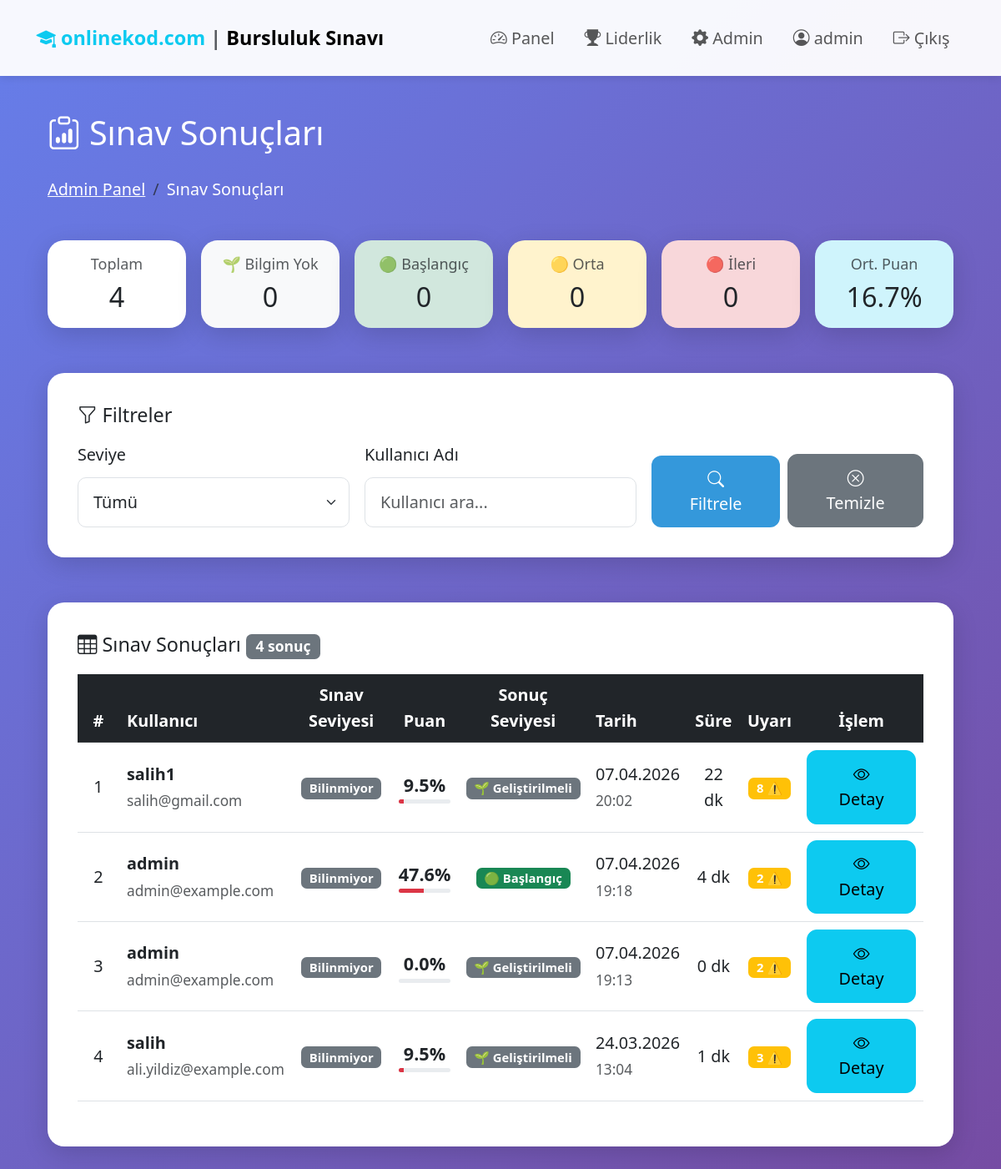
Page /admin/exam-results (signed in) on the committed database.
### models.py (models this page shows, shortened)
class User(UserMixin, db.Model):
    id = db.Column(db.Integer, primary_key=True)
    username = db.Column(db.String(80), unique=True, nullable=False)
    email = db.Column(db.String(120), unique=True, nullable=False)
    phone_number = db.Column(db.String(20), nullable=True)
    password_hash = db.Column(db.String(255), nullable=True)  # Nullable for OAuth users
    google_id = db.Column(db.String(255), unique=True, nullable=True)  # Google OAuth ID
    created_at = db.Column(db.DateTime, default=datetime.utcnow)
    is_admin = db.Column(db.Boolean, default=False)
    coding_knowledge = db.Column(db.String(20), default='unknown')  # 'none', 'beginner', 'intermediate', 'advanced', 'unknown'
    exam_attempts = db.relationship('ExamAttempt', backref='user', lazy=True, cascade='all, delete-orphan')

class ExamAttempt(db.Model):
    id = db.Column(db.Integer, primary_key=True)
    user_id = db.Column(db.Integer, db.ForeignKey('user.id'), nullable=False)
    start_time = db.Column(db.DateTime, default=datetime.utcnow)
    end_time = db.Column(db.DateTime)
    score = db.Column(db.Float, default=0)
    max_score = db.Column(db.Float, default=100)
    completed = db.Column(db.Boolean, default=False)
    tab_switches = db.Column(db.Integer, default=0)
    exam_level = db.Column(db.String(20), default='unknown')  # none, beginner, intermediate, advanced
    answers = db.relationship('Answer', backref='exam_attempt', lazy=True, cascade='all, delete-orphan')

### routes/admin.py (the view)
@admin_bp.route('/exam-results')
@login_required
@admin_required
def exam_results():
    level_filter = request.args.get('level', 'all')
    user_filter = request.args.get('user', '')
    query = ExamAttempt.query.filter_by(completed=True)
    if level_filter != 'all':
        query = query.filter_by(exam_level=level_filter)
    if user_filter:
        query = query.join(User).filter(User.username.contains(user_filter))
    exam_attempts = query.order_by(ExamAttempt.end_time.desc()).all()
    stats = {
        'total': ExamAttempt.query.filter_by(completed=True).count(),
        'none': ExamAttempt.query.filter_by(completed=True, exam_level='none').count(),
        'beginner': ExamAttempt.query.filter_by(completed=True, exam_level='beginner').count(),
        'intermediate': ExamAttempt.query.filter_by(completed=True, exam_level='intermediate').count(),
        'advanced': ExamAttempt.query.filter_by(completed=True, exam_level='advanced').count(),
        'avg_score': db.session.query(db.func.avg(ExamAttempt.score)).filter_by(completed=True).scalar() or 0
    }
    return render_template('admin/exam_results.html',
                         exam_attempts=exam_attempts,
                         stats=stats,
                         level_filter=level_filter,
                         user_filter=user_filter)

### routes/admin.py (called while the page is built)
def admin_required(f):
    @wraps(f)
    def decorated_function(*args, **kwargs):
        if not current_user.is_authenticated or not current_user.is_admin:
            flash('Bu sayfaya erişim yetkiniz yok.', 'danger')
            return redirect(url_for('main.dashboard'))
        return f(*args, **kwargs)
    return decorated_function

### templates/admin/exam_results.html (shortened to what this page needs)
{% extends "base.html" %}
{% block content %}
<div class="row mb-4">
    <div class="col-12">
        <h2 class="text-white">
            <i class="bi bi-clipboard-data"></i> Sınav Sonuçları
        </h2>
        <nav aria-label="breadcrumb">
            <ol class="breadcrumb">
                <li class="breadcrumb-item"><a href="{{ url_for('admin.admin_panel') }}" class="text-white">Admin Panel</a></li>
                <li class="breadcrumb-item active text-white">Sınav Sonuçları</li>
            </ol>
        </nav>
    </div>
</div>
<div class="row g-3 mb-4">
    <div class="col-12 col-sm-6 col-md-4 col-lg-2">
        <div class="card text-center">
            <div class="card-body p-3">
                <h6 class="text-muted mb-2">Toplam</h6>
                <h3 class="mb-0">{{ stats.total }}</h3>
            </div>
        </div>
    </div>
    <div class="col-12 col-sm-6 col-md-4 col-lg-2">
        <div class="card text-center bg-light">
            <div class="card-body p-3">
                <h6 class="text-muted mb-2">🌱 Bilgim Yok</h6>
                <h3 class="mb-0">{{ stats.none }}</h3>
            </div>
        </div>
    </div>
    <div class="col-12 col-sm-6 col-md-4 col-lg-2">
        <div class="card text-center bg-success-subtle">
            <div class="card-body p-3">
                <h6 class="text-muted mb-2">🟢 Başlangıç</h6>
                <h3 class="mb-0">{{ stats.beginner }}</h3>
            </div>
        </div>
    </div>
    <div class="col-12 col-sm-6 col-md-4 col-lg-2">
        <div class="card text-center bg-warning-subtle">
            <div class="card-body p-3">
                <h6 class="text-muted mb-2">🟡 Orta</h6>
                <h3 class="mb-0">{{ stats.intermediate }}</h3>
            </div>
        </div>
    </div>
    <div class="col-12 col-sm-6 col-md-4 col-lg-2">
        <div class="card text-center bg-danger-subtle">
            <div class="card-body p-3">
                <h6 class="text-muted mb-2">🔴 İleri</h6>
                <h3 class="mb-0">{{ stats.advanced }}</h3>
            </div>
        </div>
    </div>
    <div class="col-12 col-sm-6 col-md-4 col-lg-2">
        <div class="card text-center bg-info-subtle">
            <div class="card-body p-3">
                <h6 class="text-muted mb-2">Ort. Puan</h6>
                <h3 class="mb-0">{{ "%.1f"|format(stats.avg_score) }}%</h3>
            </div>
        </div>
    </div>
</div>
<div class="row mb-4">
    <div class="col-12">
        <div class="card">
            <div class="card-body">
                <h5 class="mb-3"><i class="bi bi-funnel"></i> Filtreler</h5>
                <form method="GET" action="{{ url_for('admin.exam_results') }}" class="row g-3">
                    <div class="col-12 col-md-4">
                        <label class="form-label">Seviye</label>
                        <select name="level" class="form-select">
                            <option value="all" {{ 'selected' if level_filter == 'all' else '' }}>Tümü</option>
                        </select>
                    </div>
                    <div class="col-12 col-md-4">
                        <label class="form-label">Kullanıcı Adı</label>
                        <input type="text" name="user" class="form-control" placeholder="Kullanıcı ara..." value="{{ user_filter }}">
                    </div>
                    <div class="col-12 col-md-4 d-flex align-items-end">
                        <button type="submit" class="btn btn-primary me-2">
                            <i class="bi bi-search"></i> Filtrele
                        </button>
                        <a href="{{ url_for('admin.exam_results') }}" class="btn btn-secondary">
                            <i class="bi bi-x-circle"></i> Temizle
                        </a>
                    </div>
                </form>
            </div>
        </div>
    </div>
</div>
<div class="row">
    <div class="col-12">
        <div class="card">
            <div class="card-body">
                <h5 class="mb-3">
                    <i class="bi bi-table"></i> Sınav Sonuçları
                    <span class="badge bg-secondary">{{ exam_attempts|length }} sonuç</span>
                </h5>
                {% if exam_attempts %}
                <div class="table-responsive">
                    <table class="table table-hover align-middle">
                        <thead class="table-dark">
                            <tr>
                                <th class="text-center" style="width: 50px;">#</th>
                                <th>Kullanıcı</th>
                                <th class="text-center">Sınav Seviyesi</th>
                                <th class="text-center">Puan</th>
                                <th class="text-center">Sonuç Seviyesi</th>
                                <th class="d-none d-md-table-cell">Tarih</th>
                                <th class="text-center d-none d-lg-table-cell">Süre</th>
                                <th class="text-center">Uyarı</th>
                                <th class="text-center">İşlem</th>
                            </tr>
                        </thead>
                        <tbody>
                            {% for exam in exam_attempts %}
                            <tr>
                                <td class="text-center">{{ loop.index }}</td>
                                <td>
                                    <strong>{{ exam.user.username }}</strong>
                                    <br><small class="text-muted">{{ exam.user.email }}</small>
                                </td>
                                <td class="text-center">
                                    {% if exam.exam_level == 'none' %}
                                        <span class="badge bg-secondary">🌱 Bilgim Yok</span>
                                    {% elif exam.exam_level == 'beginner' %}
                                        <span class="badge bg-success">🟢 Başlangıç</span>
                                    {% elif exam.exam_level == 'intermediate' %}
                                        <span class="badge bg-warning">🟡 Orta</span>
                                    {% elif exam.exam_level == 'advanced' %}
                                        <span class="badge bg-danger">🔴 İleri</span>
                                    {% else %}
                                        <span class="badge bg-secondary">Bilinmiyor</span>
                                    {% endif %}
                                </td>
                                <td class="text-center">
                                    <strong style="font-size: 1.2rem;">{{ "%.1f"|format(exam.score) }}%</strong>
                                    <div class="progress" style="height: 5px;">
                                        <div class="progress-bar bg-{{ 'success' if exam.score >= 70 else 'warning' if exam.score >= 50 else 'danger' }}"
                                             style="width: {{ exam.score }}%;"></div>
                                    </div>
                                </td>
                                <td class="text-center">
                                    {% if exam.score >= 90 %}
                                        <span class="badge bg-danger">🔴 İleri</span>
                                    {% elif exam.score >= 70 %}
                                        <span class="badge bg-warning">🟡 Orta</span>
                                    {% elif exam.score >= 40 %}
                                        <span class="badge bg-success">🟢 Başlangıç</span>
                                    {% else %}
                                        <span class="badge bg-secondary">🌱 Geliştirilmeli</span>
                                    {% endif %}
                                </td>
                                <td class="d-none d-md-table-cell">
                                    {{ exam.end_time.strftime('%d.%m.%Y') }}<br>
                                    <small class="text-muted">{{ exam.end_time.strftime('%H:%M') }}</small>
                                </td>
                                <td class="text-center d-none d-lg-table-cell">
                                    {{ ((exam.end_time - exam.start_time).seconds // 60) }} dk
                                </td>
                                <td class="text-center">
                                    {% if exam.tab_switches > 0 %}
                                        <span class="badge bg-warning">{{ exam.tab_switches }} ⚠️</span>
                                    {% else %}
                                        <span class="badge bg-success">✓ Temiz</span>
                                    {% endif %}
                                </td>
                                <td class="text-center">
                                    <a href="{{ url_for('admin.exam_detail', attempt_id=exam.id) }}" class="btn btn-sm btn-info">
                                        <i class="bi bi-eye"></i> Detay
                                    </a>
                                </td>
                            </tr>
                            {% endfor %}
                        </tbody>
                    </table>
                </div>
                {% else %}
                <div class="alert alert-info text-center">
                    <i class="bi bi-info-circle"></i> Henüz sınav sonucu bulunmuyor.
                </div>
                {% endif %}
            </div>
        </div>
    </div>
</div>
{% endblock %}

### templates/base.html (shortened to what this page needs)
<!DOCTYPE html>
<html lang="tr">
<head>
    <link href="https://cdn.jsdelivr.net/npm/bootstrap@5.3.0/dist/css/bootstrap.min.css" rel="stylesheet">
    <link rel="stylesheet" href="https://cdn.jsdelivr.net/npm/bootstrap-icons@1.11.0/font/bootstrap-icons.css">
</head>
<body>
    <nav class="navbar navbar-expand-lg navbar-light bg-light">
        <div class="container">
            <a class="navbar-brand fw-bold" href="{{ url_for('main.index') }}">
                <i class="bi bi-mortarboard-fill text-info"></i> <span class="text-info">onlinekod.com</span> <span class="text-muted">|</span> Bursluluk Sınavı
            </a>
            <div class="collapse navbar-collapse" id="navbarNav">
                <ul class="navbar-nav ms-auto">
                    {% if current_user.is_authenticated %}
                        <li class="nav-item">
                            <a class="nav-link" href="{{ url_for('main.dashboard') }}">
                                <i class="bi bi-speedometer2"></i> Panel
                            </a>
                        </li>
                        {% if current_user.is_admin %}
                        <li class="nav-item">
                            <a class="nav-link" href="{{ url_for('main.leaderboard') }}">
                                <i class="bi bi-trophy-fill"></i> Liderlik
                            </a>
                        </li>
                        <li class="nav-item">
                            <a class="nav-link" href="{{ url_for('admin.admin_panel') }}">
                                <i class="bi bi-gear-fill"></i> Admin
                            </a>
                        </li>
                        {% endif %}
                        <li class="nav-item">
                            <span class="nav-link">
                                <i class="bi bi-person-circle"></i> {{ current_user.username }}
                            </span>
                        </li>
                        <li class="nav-item">
                            <a class="nav-link" href="{{ url_for('auth.logout') }}">
                                <i class="bi bi-box-arrow-right"></i> Çıkış
                            </a>
                        </li>
                    {% endif %}
                </ul>
            </div>
        </div>
    </nav>
    <div class="container container-main">
        {% block content %}{% endblock %}
    </div>
</body>
</html>

### templates/base.html (style rules this page uses)
:root { --primary-color: #3498db; --secondary-color: #2c3e50; --success-color: #27ae60; --warning-color: #f39c12; --danger-color: #e74c3c; }
* { box-sizing: border-box; }
html { font-size: 18px; }
body { font-family: 'Segoe UI', Tahoma, Geneva, Verdana, sans-serif; background: linear-gradient(135deg, #667eea 0%, #764ba2 100%); min-height: 100vh; font-size: 1.1rem; line-height: 1.6; }
.navbar { background: rgba(255, 255, 255, 0.95) !important; box-shadow: 0 2px 10px rgba(0,0,0,0.1); padding: 1rem 0; }
.navbar-brand { font-size: 1.3rem; padding: 0.5rem 0; }
.navbar-nav .nav-link { font-size: 1.1rem; padding: 0.6rem 1rem !important; }
.container-main { margin-top: 2.5rem; margin-bottom: 2.5rem; padding: 0 1.5rem; }
.card { border: none; border-radius: 20px; box-shadow: 0 8px 30px rgba(0,0,0,0.15); transition: transform 0.3s, box-shadow 0.3s; margin-bottom: 1.5rem; }
.card-body { padding: 2rem; }
.btn { font-size: 1.1rem; padding: 0.75rem 2rem; border-radius: 12px; font-weight: 500; transition: all 0.3s; }
.btn-primary { background-color: var(--primary-color); border: none; }
h2 { font-size: 2.2rem; margin-bottom: 1.5rem; }
h3 { font-size: 1.8rem; }
h5 { font-size: 1.3rem; }
.form-control, .form-select { font-size: 1.1rem; padding: 0.8rem 1rem; border-radius: 10px; }
.form-label { font-size: 1.1rem; font-weight: 500; margin-bottom: 0.6rem; }

### rows in the picture
User: username "admin"
ExamAttempt: user.username "salih1", user.email "salih@gmail.com", exam_level "Bilinmiyor", score "9.5", shows "🌱 Geliştirilmeli", end_time "07.04.2026", end_time "20:02", ((exam.end_time-exam.start_time).seconds//60) "22", tab_switches "8"
ExamAttempt: user.username "admin", user.email "admin@example.com", exam_level "Bilinmiyor", score "47.6", shows "🟢 Başlangıç", end_time "07.04.2026", end_time "19:18", ((exam.end_time-exam.start_time).seconds//60) "4", tab_switches "2"
ExamAttempt: user.username "admin", user.email "admin@example.com", exam_level "Bilinmiyor", score "0.0", shows "🌱 Geliştirilmeli", end_time "07.04.2026", end_time "19:13", ((exam.end_time-exam.start_time).seconds//60) "0", tab_switches "2"
ExamAttempt: user.username "salih", user.email "ali.yildiz@example.com", exam_level "Bilinmiyor", score "9.5", shows "🌱 Geliştirilmeli", end_time "24.03.2026", end_time "13:04", ((exam.end_time-exam.start_time).seconds//60) "1", tab_switches "3"

### other values in the picture
{{ stats.total }} "4"
{{ stats.none }} "0"
{{ stats.beginner }} "0"
{{ stats.intermediate }} "0"
{{ stats.advanced }} "0"
{{ "%.1f"|format(stats.avg_score) }} "16.7"
{{ exam_attempts|length }} "4"
